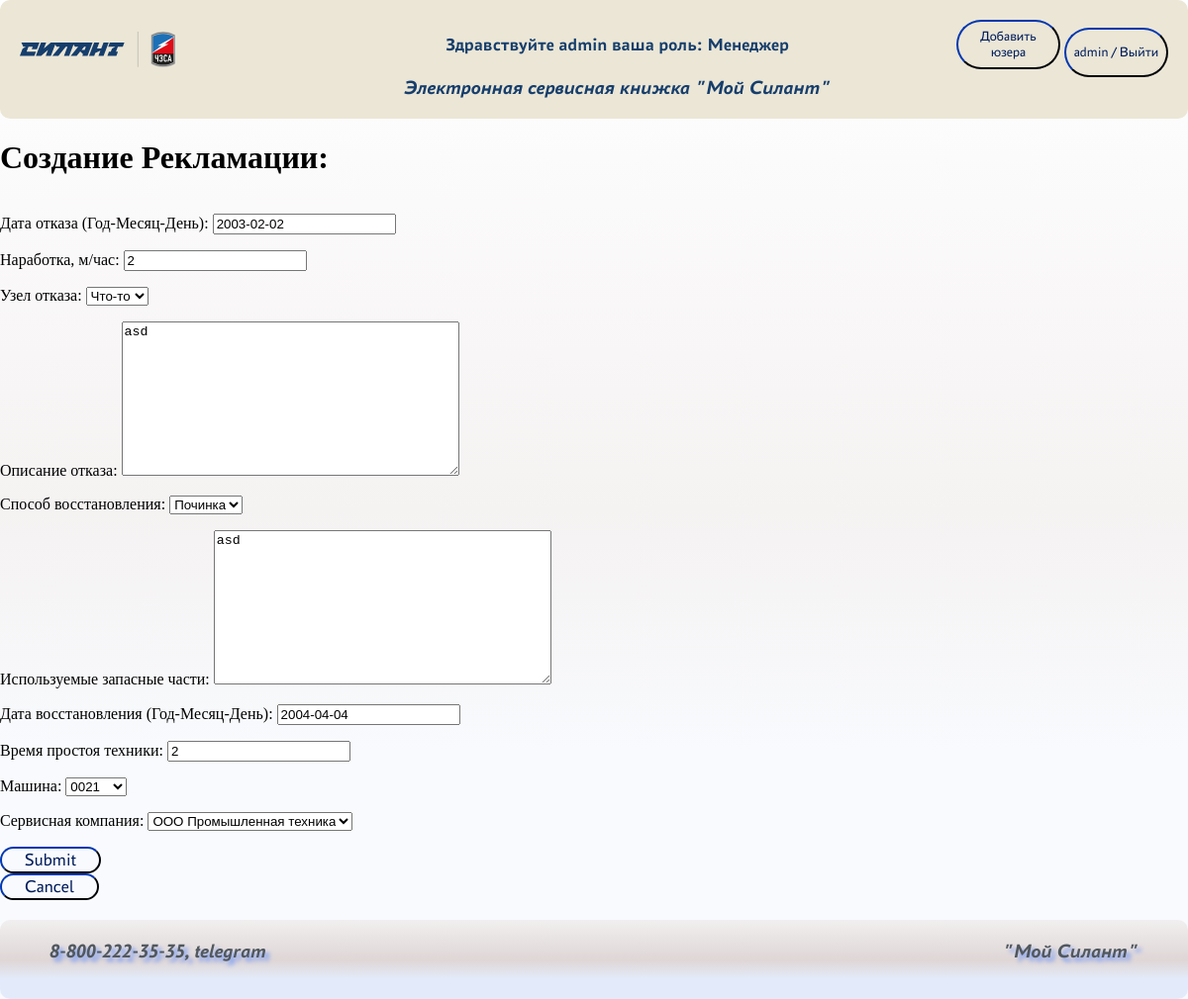
Page /reclamation/1/update/ (signed in) on the committed database.
### datasilant/models.py (models this page shows)
class Reclamation(models.Model):
    failureDate = models.DateField(verbose_name='Дата отказа (Год-Месяц-День)')
    operatingTime = models.IntegerField(verbose_name='Наработка, м/час')
    failureNode = models.ForeignKey(FailureNode, on_delete=models.CASCADE, verbose_name='Узел отказа')
    failureDescription = models.TextField(verbose_name='Описание отказа')
    repairMethod = models.ForeignKey(RepairMethod, on_delete=models.CASCADE, verbose_name='Способ восстановления')
    usedSpareParts = models.TextField(verbose_name='Используемые запасные части')
    repairDate = models.DateField(verbose_name='Дата восстановления (Год-Месяц-День)')
    machineDowntime = models.IntegerField(verbose_name='Время простоя техники')
    machine = models.ForeignKey(Machine, on_delete=models.CASCADE, verbose_name='Mашина')
    serviceCompany = models.ForeignKey(ServiceCompany, on_delete=models.CASCADE, verbose_name='Cервисная компания')

### datasilant/views.py (the view)
# urls.py: path('reclamation/<int:pk>/update/', ReclamationUpdate.as_view(), name='reclamation_update'),
class ReclamationUpdate(PermissionRequiredMixin, UpdateView):
    permission_required = ('datasilant.change_reclamation',)
    form_class = ReclamationForm
    model = Reclamation
    template_name = 'reclamation_create.html'
    success_url = reverse_lazy('reclamation')

### datasilant/forms.py
class ReclamationForm(forms.ModelForm):
    class Meta:
        model = Reclamation
        fields = ['failureDate', 'operatingTime', 'failureNode', 'failureDescription', 'repairMethod',
                  'usedSpareParts', 'repairDate', 'machineDowntime', 'machine', 'serviceCompany', ]

### datasilant/models.py (called while the page is built)
    def __str__(self):
        return f'{self.name}'

    def __str__(self):
        return f'{self.name}'

    def __str__(self):
        return f'{self.name}'

    def __str__(self):
        return f'{self.machineNumber}'

### templates/reclamation_create.html (shortened to what this page needs)
{% extends 'default.html' %}
{% block user %}
    <h1>Создание Рекламации:</h1>
    <div style="margin-bottom: 100px">
        <form method="post">
            {{ form.as_p }}
            <button class="tableChangeButtons" type="submit">Submit</button>
        </form>
        <a href="{% url 'main' %}"><button class="tableChangeButtons">Cancel</button></a>
    </div>
{% endblock user %}

### templates/default.html (shortened to what this page needs)
{% load static %}
<!DOCTYPE HTML>
<html lang="en">
  <head>
    <link rel="stylesheet" href="{% static 'css/default.css' %}">
 </head>
  <header>
    <div>
        <a href="{% url 'main' %}"> <img class="logo" src="{% static 'assets/img/photo.svg' %}"  alt="indexLogo" /></a>
    </div>
    <div class="headerInfo">
        <div >
            {% if request.user.is_authenticated %}
                Здравствуйте {{ request.user.username }} ваша роль:
                {% for g in request.user.groups.all %}
                    {{ g.name }}
                {% endfor %}
            {% else %}
                Здравствуйте Гость
            {% endif %}
        </div>
        <div class="headerInfoText">
            Электронная сервисная книжка "Мой Силант"
        </div>
    </div>
    <div>
        {% if request.user.is_superuser %}
            <a href="{% url 'register' %}"><button class="headerAuthorizationButton">Добавить юзера</button></a>
        {% endif %}
        {% if request.user.is_authenticated %}
            <a href="{% url 'logout' %}" ><button class="headerAuthorizationButton">{{ user.username }} / Выйти </button></a>
        {% else %}
            <a href="{% url 'login' %}" ><button class="headerAuthorizationButton">Войти </button></a>
        {% endif %}
    </div>
  </header>
  <body>
    {% block user %}{% endblock user %}
  </body>
  <footer>
    <div>
        8-800-222-35-35, telegram
    </div>
    <div>
        "Мой Силант"
    </div>
  </footer>
</html>

### datasilant/static/css/default.css (style rules this page uses)
body, html { background: linear-gradient(rgb(255, 255, 255) 0%, #f5f2f2 51%, #f8fafd 75%); width: 100%; margin: 0; padding: 0; display: grid; grid-template-columns: repeat(auto-fit, minmax(auto, 1fr)); }
header { color: #163E6C; background: #EBE6D6; height: 100px; display: flex; justify-content: space-between; padding: 20px 20px 0px 20px; border-radius: 10px; }
.headerInfo { display: flex; flex-direction: column; justify-content: space-between; align-items: center; padding: 15px 0px 20px 0px; font-family: 'PT Astra Sans Bold', serif; font-size: 20px; }
.headerAuthorizationButton { width: 150px; height: 50px; font-size: 18px; font-family: 'PT Astra Sans Regular', serif; text-align: center; vertical-align: center; cursor: pointer; border-radius: 30px; --button-color-contrast: hsla(221, 100%, 78%, 1); --button-color-hover: hsla(221, 100%, 28%, 1); --button-color-light: hsla(221, 18%, 32%, 1); --button-color: #001d5c; --color: #001d5c; --color-hover: #ffffff; animation-duration: 1000ms; animation-play-state: running; animation-name: none; border-color: var(--button-color); background-color: transparent; color: var(--color) !important; }
.headerInfoText { padding-top: 10px; font-family: 'PT Astra Sans Bold Italic', serif; font-size: 24px; }
footer { color: rgb(81, 88, 94); background: linear-gradient(rgb(241, 239, 239) 0%, #dfd6d6 51%, #e3ebfa 75%); height: 60px; display: flex; justify-content: space-between; padding: 20px 50px 0px 50px; border-radius: 10px; font-family: 'PT Astra Sans Bold Italic', serif; font-size: 24px; text-shadow: 4px 4px 4px #7a9cf3; bottom: 0; left: 0; right: 0; position: fixed; }
.logo { width: 70%; height: 70%; }
.tableChangeButtons { cursor: pointer; border-radius: 20px; font-size: 18px; margin-right: 20px; font-family: 'PT Astra Sans Regular', serif; --button-color-contrast: hsla(221, 100%, 78%, 1); --button-color-hover: hsla(221, 100%, 28%, 1); --button-color-light: hsla(221, 18%, 32%, 1); --button-color: #001d5c; --color: #001d5c; --color-hover: #ffffff; animation-duration: 1000ms; animation-play-state: running; animation-name: none; border-color: var(--button-color); background-color: transparent; padding-left: 1.42857rem !important; padding-right: 1.42857rem !important; color: var(--color) !important; }
@media (max-width: 1365px) { .headerInfoText { font-size: 20px; } }
@media (max-width: 1365px) { .headerAuthorizationButton { width: 105px; font-size: 14px; text-align: center; } }
@media (max-width: 1365px) { .headerInfo { font-size: 18px; } }
@media (max-width: 1365px) { .logo { width: 60%; height: 60%; } }
@media (max-width: 1365px) { footer { font-size: 20px; } }

### rows in the picture
Reclamation: failureDate "2003-02-02", operatingTime "2", failureNode "Что-то", failureDescription "asd", repairMethod "Починка", usedSpareParts "asd", repairDate "2004-04-04", machineDowntime "2", machine "0021", serviceCompany "ООО Промышленная техника"

### other values in the picture
{{ request.user.username }} "admin"
{{ g.name }} "Менеджер"
{{ user.username }} "admin"
